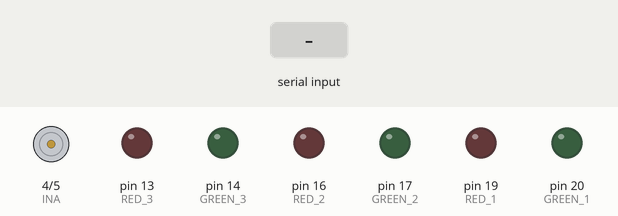
Recording of a sketch running on a simulated Arduino Mega 2560, built for the host (arithmetic inside an expression is 32-bit, double 64-bit). Parts: motor-driver pin pairs drawn as motors (green arrow = first pin HIGH = forward, orange = second pin HIGH = backward, longer = more drive), output pins drawn as LEDs (lit = HIGH). The test bench sets the inputs (shaded band).

Above: at 1.2 s.
1.3 s: "Green@" received over the second serial link
At 2.3 s:
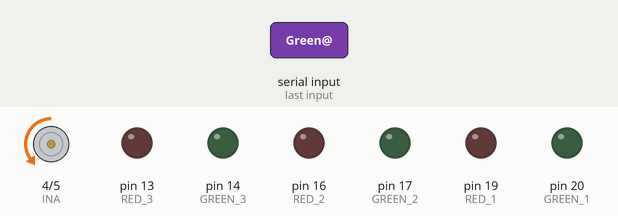
2.8 s: "speed,45@" received over the second serial link
At 3.5 s:
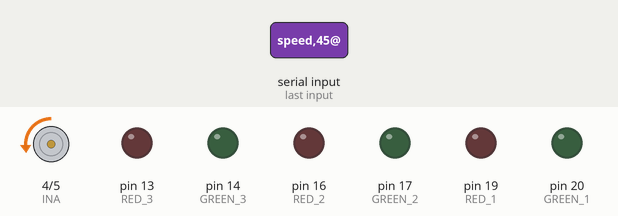
Timing chart, 0 to 5.8 s (numbered marks = the images above; inputs shaded):
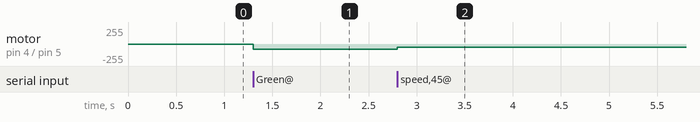

Measured:
- after the input at 1.3 s, motor on pin 4 (INA) / pin 5 (INB): stopped → backward 80/255 at once
- after the input at 2.8 s, motor on pin 4 (INA) / pin 5 (INB): backward 80/255 → backward 45/255 at once

The sketch:

downstream_v2.ino
```cpp
#define GREEN_1 20
#define RED_1 19
#define GREEN_2 17
#define RED_2 16
#define GREEN_3 14
#define RED_3 13
#define INA 4
#define INB 5


byte speed = 80; // change this to alter fan speed 0 - 255 although 80 is the minimum for reliable operation
unsigned int capacity=3;//parking slots

void setup() {
  // Setup serial for monitor and Setup Serial1 for BlueTooth
  Serial.begin(9600);
  Serial1.begin(9600);
  pinMode(INA,OUTPUT);
  pinMode(INB,OUTPUT);

  pinMode(GREEN_1, OUTPUT);
  pinMode(RED_1, OUTPUT);
  pinMode(GREEN_2, OUTPUT);
  pinMode(RED_2, OUTPUT);
  pinMode(GREEN_3, OUTPUT);
  pinMode(RED_3, OUTPUT);
}

void loop() {
  if(Serial1.available() > 0){
    String str = Serial1.readStringUntil('@');
    //Serial.println(str);
    if(str.startsWith("speed")){
      speed=str.substring(6).toInt();
      //Serial.println(speed);
    }
    else{
      int green;
      int red;
      if(str.substring(4,5)=='1'){
        green=GREEN_1;
        red=RED_1;
      }
      else if(str.substring(4,5)=='2'){
        green=GREEN_2;
        red=RED_2;
      }
      else if(str.substring(4,5)=='3'){
        green=GREEN_3;
        red=RED_3;
      }
      if(str.substring(6)=="Green"){
        digitalWrite(green,HIGH);
        digitalWrite(red,LOW);
      }
      else if (str.substring(6)=="Red"){
        digitalWrite(green,LOW);
        digitalWrite(red,HIGH);
      }
    }
    analogWrite(INA,0);
    analogWrite(INB,speed);
  }
}
```
